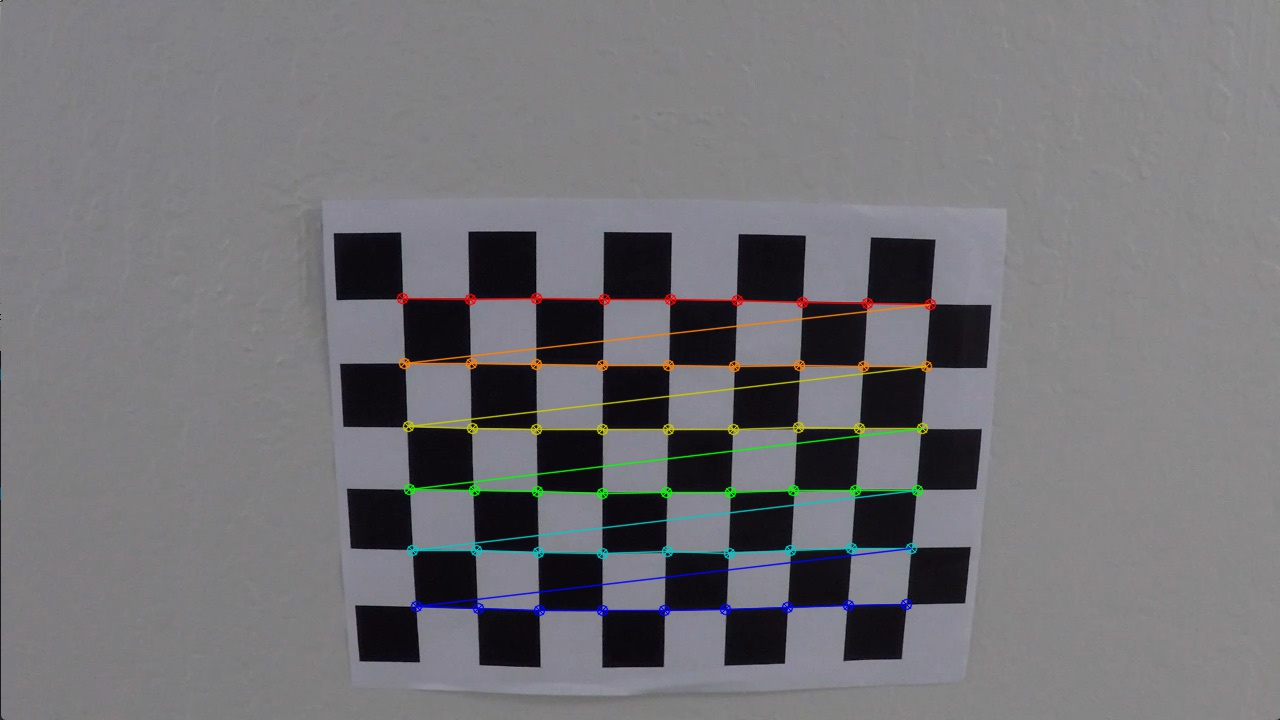
#> input picture corners_found1.jpg, 1280 x 720 px; its folder holds only this picture in this run
$ python -i proc.py   (imports and definitions only)   (older library calls are emulated)
#> lines starting #> are read from the running program, lines starting #| are printed output that depends on the picture; after the words box and inside, x2 and y2 are one past the last pixel; in counts of white or black regions, pixels touching at a corner belong together
import cv2
import numpy as np
import glob
import pickle
import matplotlib.pyplot as plt
from scipy.optimize import least_squares
from sklearn.metrics import mean_squared_error, mean_absolute_error
# Define a function that takes an image, gradient orientation,
# and threshold min / max values.
def abs_sobel_thresh(img, orient='x', thresh_min=0, thresh_max=255):
    # Convert to grayscale
#> called with orient = 'x', thresh_min = 20, thresh_max = 100
    if len(img.shape) == 2:
        gray =contrast(img)
    else:
        gray = contrast(cv2.cvtColor(img, cv2.COLOR_RGB2GRAY))
    # Apply x or y gradient with the OpenCV Sobel() function
    # and take the absolute value
    if orient == 'x':
        abs_sobel = np.absolute(cv2.Sobel(gray, cv2.CV_64F, 1, 0))
    if orient == 'y':
        abs_sobel = np.absolute(cv2.Sobel(gray, cv2.CV_64F, 0, 1))
    # Rescale back to 8 bit integer
    scaled_sobel = np.uint8(255*abs_sobel/np.max(abs_sobel))
    # Create a copy and apply the threshold
    binary_output = np.zeros_like(scaled_sobel)
    # Here I'm using inclusive (>=, <=) thresholds, but exclusive is ok too
    binary_output[(scaled_sobel >= thresh_min) & (scaled_sobel <= thresh_max)] = 1

    # Return the result
    return binary_output


# Define a function that thresholds the S-channel of HLS
def hls_select(img, thresh=(0, 255)):
    hls = cv2.cvtColor(img, cv2.COLOR_RGB2HLS)
    s_channel =  contrast(hls[:,:,2])
    binary_output = np.zeros_like(s_channel)
    binary_output[(s_channel > thresh[0]) & (s_channel <= thresh[1])] = 1
    return binary_output

def hsv_select(img, thresh=(0,255)):
    hsv = cv2.cvtColor(img, cv2.COLOR_RGB2HSV)
    v_channel = contrast(hsv[:, :, 2])
    binary_output = np.zeros_like(v_channel)
    binary_output[(v_channel >= thresh[0]) & (v_channel <= thresh[1])] = 1
    return binary_output


def gradient_pipeline(color_img_rgb):

    # Sobel x
    sobel_x =abs_sobel_thresh(color_img_rgb, orient='x', thresh_min=20, thresh_max=100)
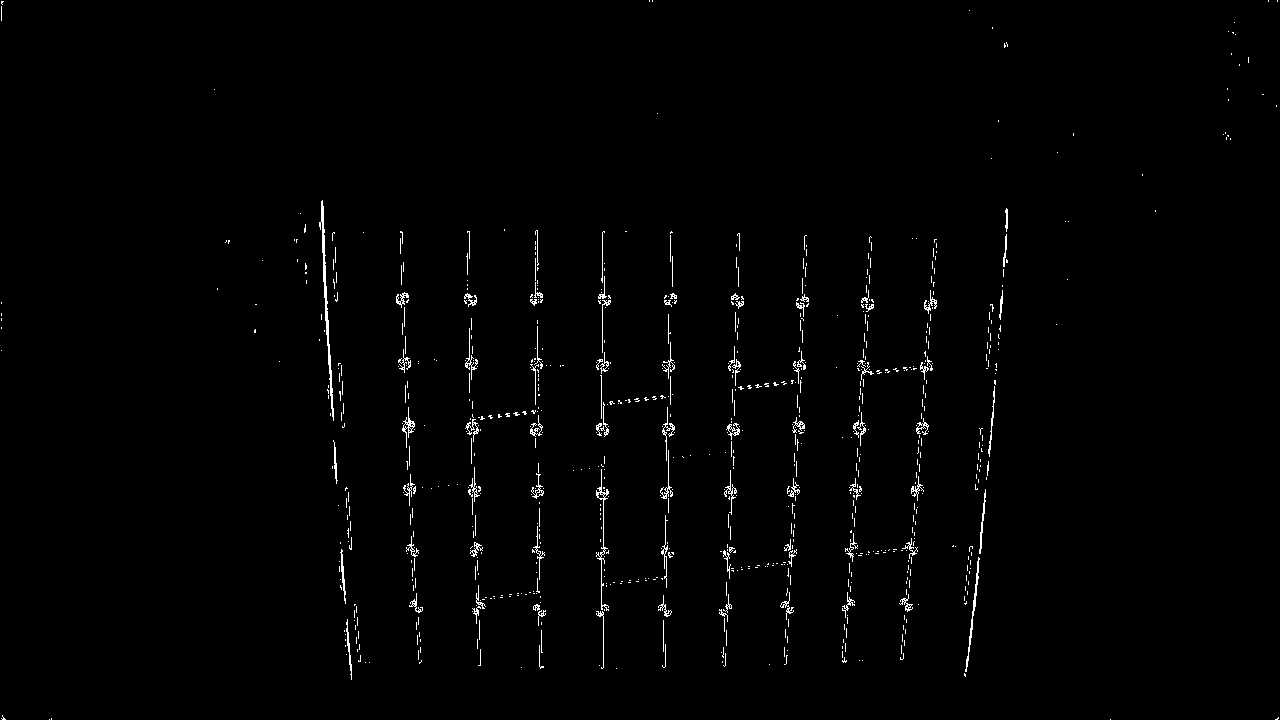
#> sobel_x: shape (720, 1280); values 0 (black) and 1 (white), 1.1% white in thin lines or dots
    s_grad = hls_select(color_img_rgb, (80, 255))
#> s_grad: shape (720, 1280) float64; values 0 (black) and 1 (white), 1.7% white; 211 white regions (189 under 20 px), largest, box (x1, y1, x2, y2) and area: (394, 288, 938, 321) 2395, (408, 597, 913, 622) 2382, (403, 479, 925, 500) 2024
    v_grad = hsv_select(color_img_rgb, (50, 255))
#> in contrast (call 3), `newImage1 = (maxIntensity / phi) * (image / (maxIntensity / theta)) ** 2`:
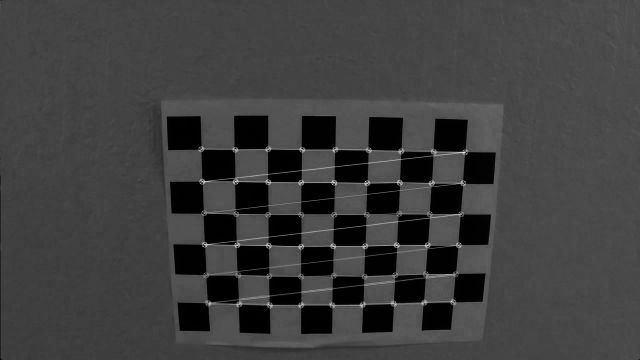
#> newImage1: shape (720, 1280) float64 (shown at 1/2 size); min 0.00392, max 255, mean 63
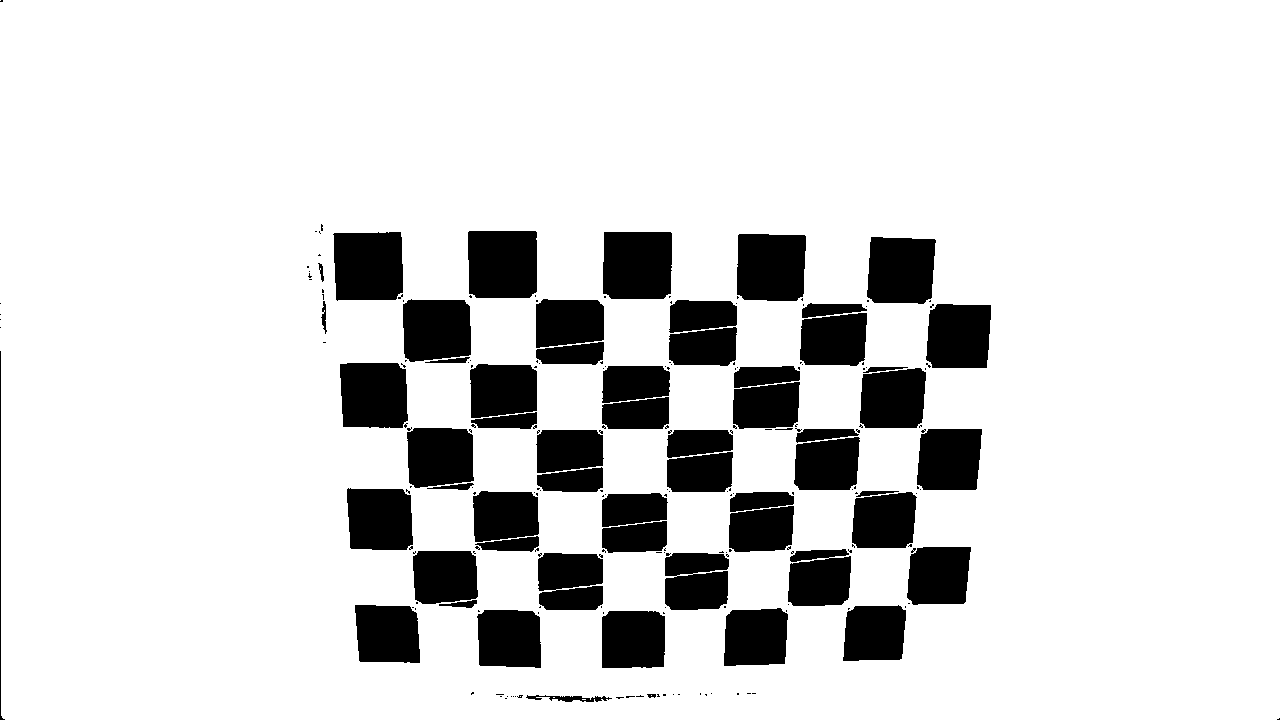
#> v_grad: shape (720, 1280) float64; values 0 (black) and 1 (white), 85.5% white; 221 black regions (163 under 20 px), largest, box (x1, y1, x2, y2) and area: (468, 231, 537, 298) 4531, (333, 232, 403, 301) 4513, (603, 232, 672, 299) 4504
    # Combine the the  binary thresholds
    combined_binary = np.zeros_like(sobel_x)
    combined_binary[ ((s_grad == 1) & (v_grad == 1)) | (sobel_x ==1)] = 1
    return combined_binary


# [100 lines left out: functions divide_left_right_points_index, calibrate, read_camera_instrinsics, region_of_interest, not called in this run]

def roundF(n):
   return int(round(n))


# [227 lines left out: functions window_mask, window_point_index, find_window_centroids, centroid, region_of_interest, find_lines_with_last_fit and 2 more, not called in this run]


def poly_nd(x, t, y):
    return x[2]+t*x[1]+t*t*x[0] - y


# [8 lines left out: function mad_error, not called in this run]


def fit(x, y, last_poly):
    res_robust = least_squares(poly_nd, last_poly, loss='cauchy', f_scale=3, args=(x, y))
    return res_robust.x
#calibrate()
#mtx , dist = read_camera_instrinsics()
#print(str(mtx))


# [42 lines left out: functions plot_poly, render_lanes, window_list, not called in this run]


def contrast(image):
    phi = 1
    theta = 1
    maxIntensity = 255.0  # depends on dtype of image data
    # Decrease intensity such that
    # dark pixels become much darker,
    # bright pixels become slightly dark
    newImage1 = (maxIntensity / phi) * (image / (maxIntensity / theta)) ** 2
    return newImage1


# [38 lines left out: functions equalize, calc_curvature, calc_center, not called in this run]

>>> import cv2
>>> picture = cv2.cvtColor(cv2.imread('corners_found1.jpg'), cv2.COLOR_BGR2RGB)
>>> result = gradient_pipeline(picture)
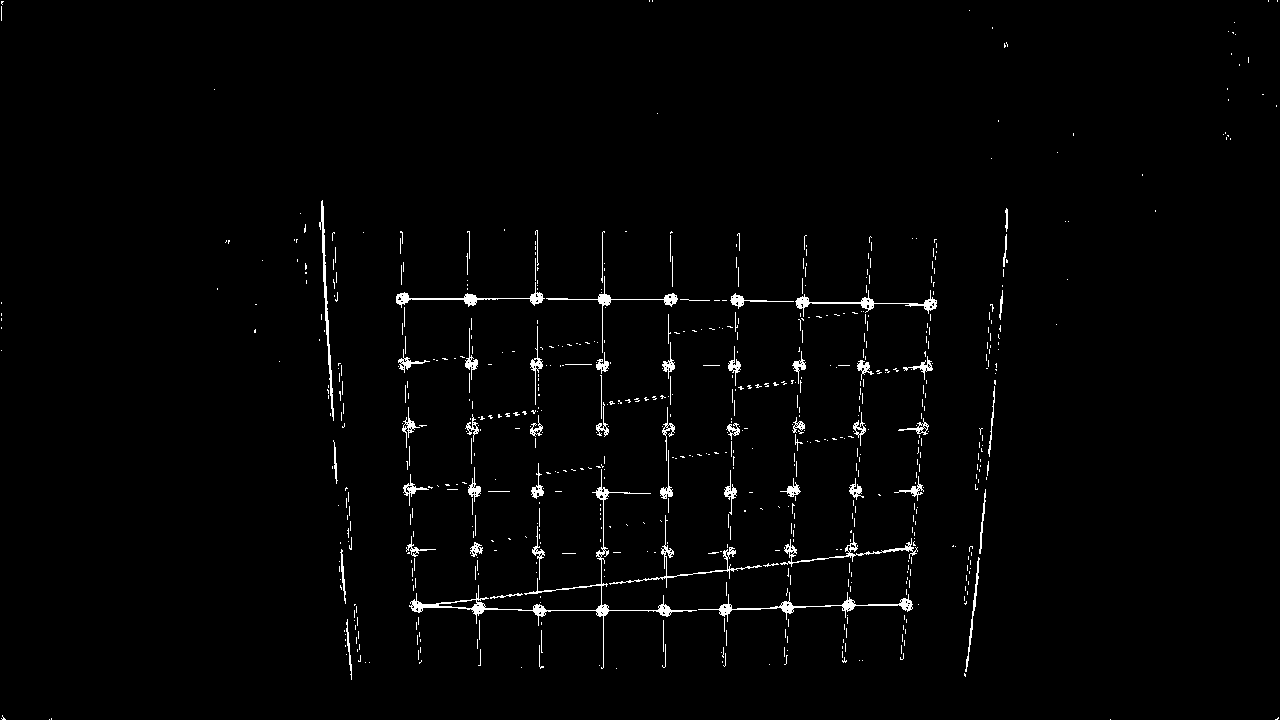
#> result: shape (720, 1280); values 0 (black) and 1 (white), 1.6% white in thin lines or dots

$ run again, on corners_found10.jpg
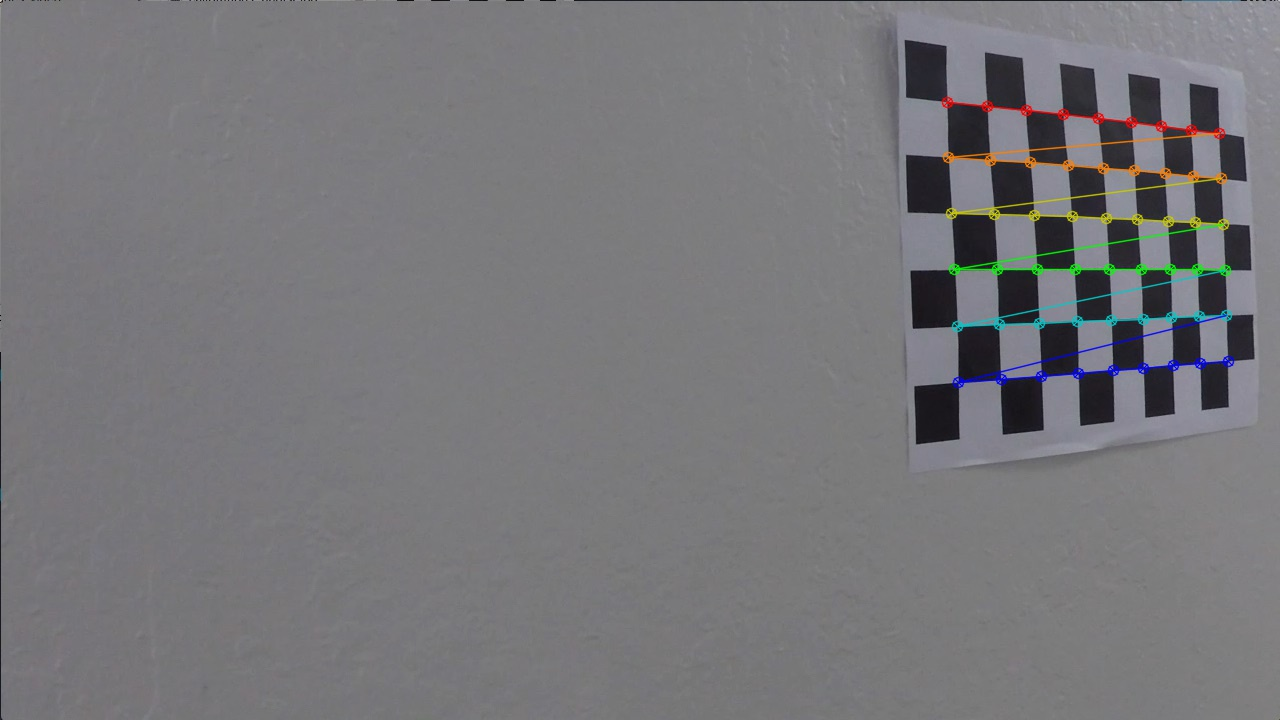
#> input picture corners_found10.jpg, 1280 x 720 px
#> in gradient_pipeline, `sobel_x =abs_sobel_thresh(color_img_rgb, orient='x', thresh_min=20, th..`:
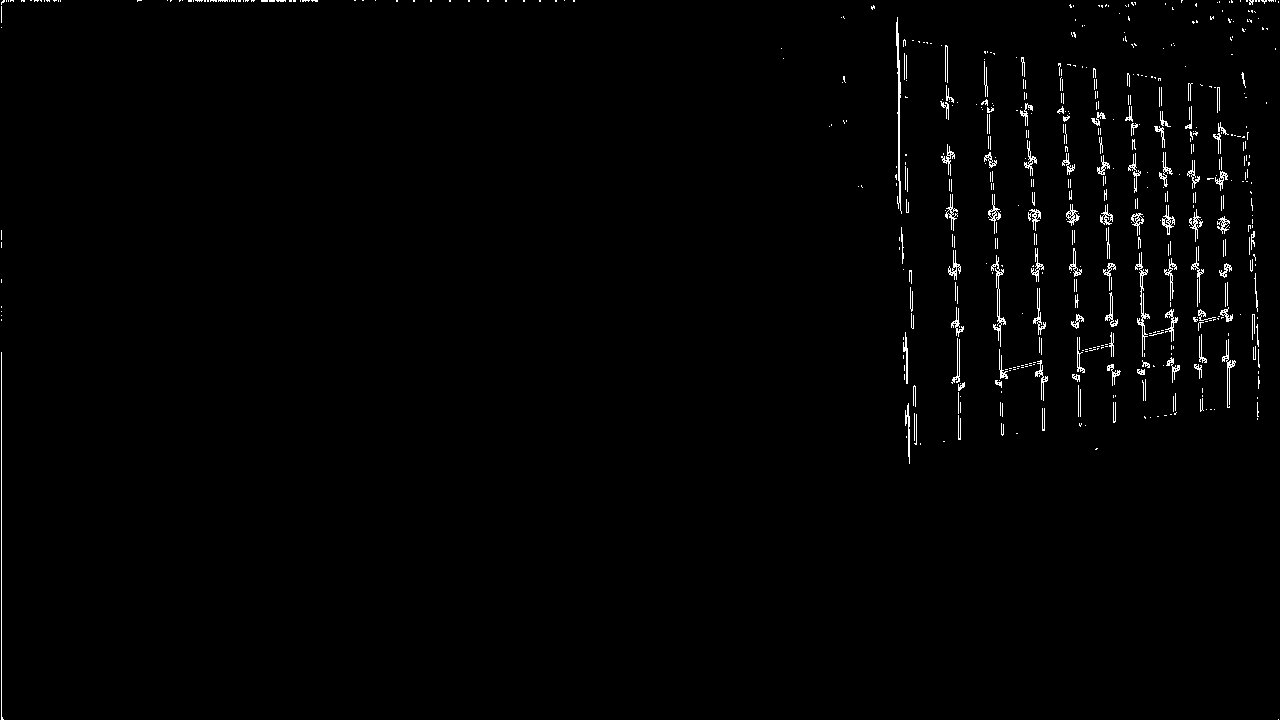
#> sobel_x: shape (720, 1280); values 0 (black) and 1 (white), 1.2% white in thin lines or dots
#> hls: shape (720, 1280, 3); mean of channels 0, 1, 2 105.5, 120.1, 7.4
#> s_grad: shape (720, 1280) float64; values 0 (black) and 1 (white), 0.81% white; 118 white regions (86 under 20 px), largest, box (x1, y1, x2, y2) and area: (952, 356, 1234, 389) 1477, (942, 97, 1143, 128) 788, (951, 308, 1047, 333) 421
#> hsv: shape (720, 1280, 3); mean H, S, V 105.4, 11.8, 122.6
#> v_grad: shape (720, 1280) float64; values 0 (black) and 1 (white), 93.4% white; 260 black regions (199 under 20 px), largest, box (x1, y1, x2, y2) and area: (910, 270, 958, 329) 2587, (914, 383, 960, 445) 2546, (906, 155, 952, 214) 2467
#> `result = gradient_pipeline(picture)`:
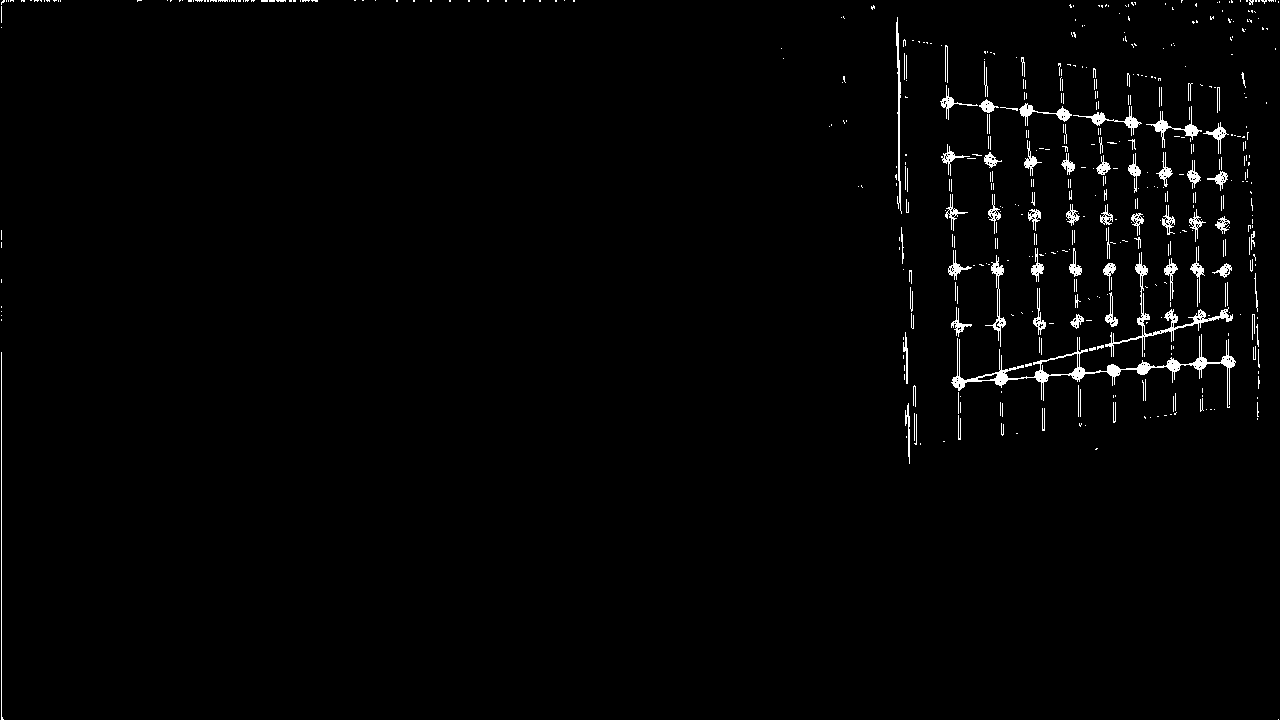
#> result: shape (720, 1280); values 0 (black) and 1 (white), 1.6% white in thin lines or dots
